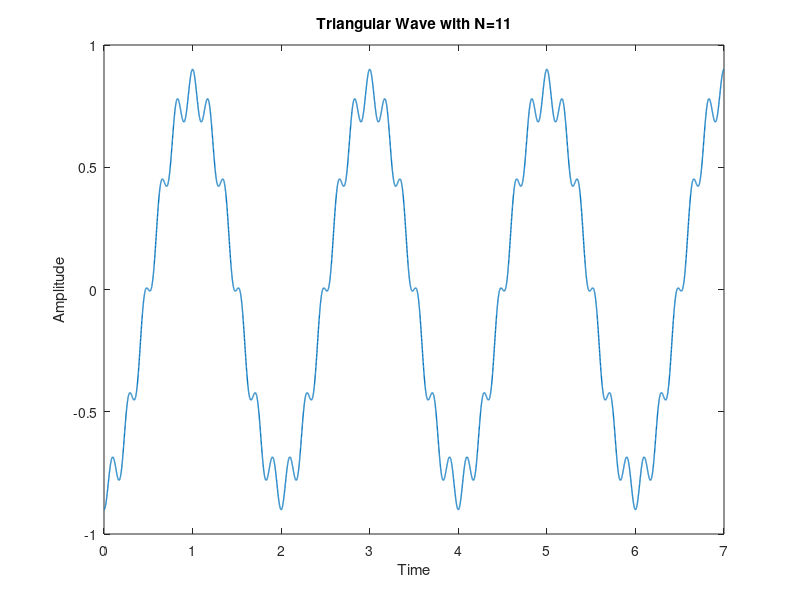

Source code (MATLAB):
clc; 
clear all; 
close all 
t=0:0.001:7;
x=(-8/(pi*pi))*exp(i*(2*pi*0.5*t)); 
for N=1:2:11
y=(-8/(9*pi*pi))*exp(i*(2*pi*0.5*N*t));
s=x+y;
end;
plot(t,real(s),'linewidth',1); 
title('Triangular Wave with N=11'); 
ylabel('Amplitude'); 
xlabel('Time');